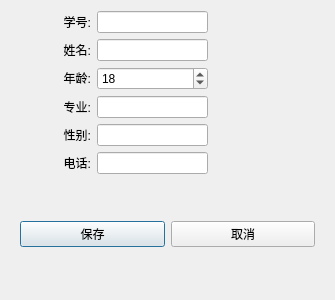
<?xml version="1.0" encoding="UTF-8"?>
<ui version="4.0">
 <class>Dlg_AddStu</class>
 <widget class="QDialog" name="Dlg_AddStu">
  <property name="geometry">
   <rect>
    <x>0</x>
    <y>0</y>
    <width>335</width>
    <height>300</height>
   </rect>
  </property>
  <property name="minimumSize">
   <size>
    <width>335</width>
    <height>300</height>
   </size>
  </property>
  <property name="maximumSize">
   <size>
    <width>335</width>
    <height>300</height>
   </size>
  </property>
  <property name="windowTitle">
   <string>添加学生信息</string>
  </property>
  <layout class="QGridLayout" name="gridLayout_2">
   <item row="0" column="0">
    <layout class="QVBoxLayout" name="verticalLayout">
     <item>
      <widget class="QLabel" name="label">
       <property name="minimumSize">
        <size>
         <width>80</width>
         <height>0</height>
        </size>
       </property>
       <property name="text">
        <string> 学号:</string>
       </property>
       <property name="alignment">
        <set>Qt::AlignRight|Qt::AlignTrailing|Qt::AlignVCenter</set>
       </property>
      </widget>
     </item>
     <item>
      <widget class="QLabel" name="label_2">
       <property name="minimumSize">
        <size>
         <width>80</width>
         <height>0</height>
        </size>
       </property>
       <property name="text">
        <string>姓名:</string>
       </property>
       <property name="alignment">
        <set>Qt::AlignRight|Qt::AlignTrailing|Qt::AlignVCenter</set>
       </property>
      </widget>
     </item>
     <item>
      <widget class="QLabel" name="label_3">
       <property name="minimumSize">
        <size>
         <width>80</width>
         <height>0</height>
        </size>
       </property>
       <property name="text">
        <string>年龄:</string>
       </property>
       <property name="alignment">
        <set>Qt::AlignRight|Qt::AlignTrailing|Qt::AlignVCenter</set>
       </property>
      </widget>
     </item>
     <item>
      <widget class="QLabel" name="label_4">
       <property name="minimumSize">
        <size>
         <width>80</width>
         <height>0</height>
        </size>
       </property>
       <property name="text">
        <string>专业:</string>
       </property>
       <property name="alignment">
        <set>Qt::AlignRight|Qt::AlignTrailing|Qt::AlignVCenter</set>
       </property>
      </widget>
     </item>
     <item>
      <widget class="QLabel" name="label_5">
       <property name="minimumSize">
        <size>
         <width>80</width>
         <height>0</height>
        </size>
       </property>
       <property name="text">
        <string>性别:</string>
       </property>
       <property name="alignment">
        <set>Qt::AlignRight|Qt::AlignTrailing|Qt::AlignVCenter</set>
       </property>
      </widget>
     </item>
     <item>
      <widget class="QLabel" name="label_6">
       <property name="minimumSize">
        <size>
         <width>80</width>
         <height>0</height>
        </size>
       </property>
       <property name="text">
        <string>电话:</string>
       </property>
       <property name="alignment">
        <set>Qt::AlignRight|Qt::AlignTrailing|Qt::AlignVCenter</set>
       </property>
      </widget>
     </item>
    </layout>
   </item>
   <item row="0" column="1">
    <layout class="QVBoxLayout" name="verticalLayout_2">
     <item>
      <widget class="QLineEdit" name="le_id"/>
     </item>
     <item>
      <widget class="QLineEdit" name="le_name"/>
     </item>
     <item>
      <widget class="QSpinBox" name="spx_age">
       <property name="minimum">
        <number>0</number>
       </property>
       <property name="maximum">
        <number>100</number>
       </property>
       <property name="value">
        <number>18</number>
       </property>
      </widget>
     </item>
     <item>
      <widget class="QLineEdit" name="le_major"/>
     </item>
     <item>
      <widget class="QLineEdit" name="le_gender"/>
     </item>
     <item>
      <widget class="QLineEdit" name="le_tel"/>
     </item>
    </layout>
   </item>
   <item row="1" column="0" colspan="3">
    <widget class="QWidget" name="widget" native="true">
     <layout class="QGridLayout" name="gridLayout">
      <item row="0" column="0">
       <widget class="QPushButton" name="btn_save">
        <property name="text">
         <string>保存</string>
        </property>
       </widget>
      </item>
      <item row="0" column="1">
       <widget class="QPushButton" name="btn_cel">
        <property name="text">
         <string>取消</string>
        </property>
       </widget>
      </item>
     </layout>
    </widget>
   </item>
   <item row="0" column="2">
    <spacer name="horizontalSpacer">
     <property name="orientation">
      <enum>Qt::Horizontal</enum>
     </property>
     <property name="sizeHint" stdset="0">
      <size>
       <width>0</width>
       <height>20</height>
      </size>
     </property>
    </spacer>
   </item>
  </layout>
 </widget>
 <resources/>
 <connections/>
</ui>
